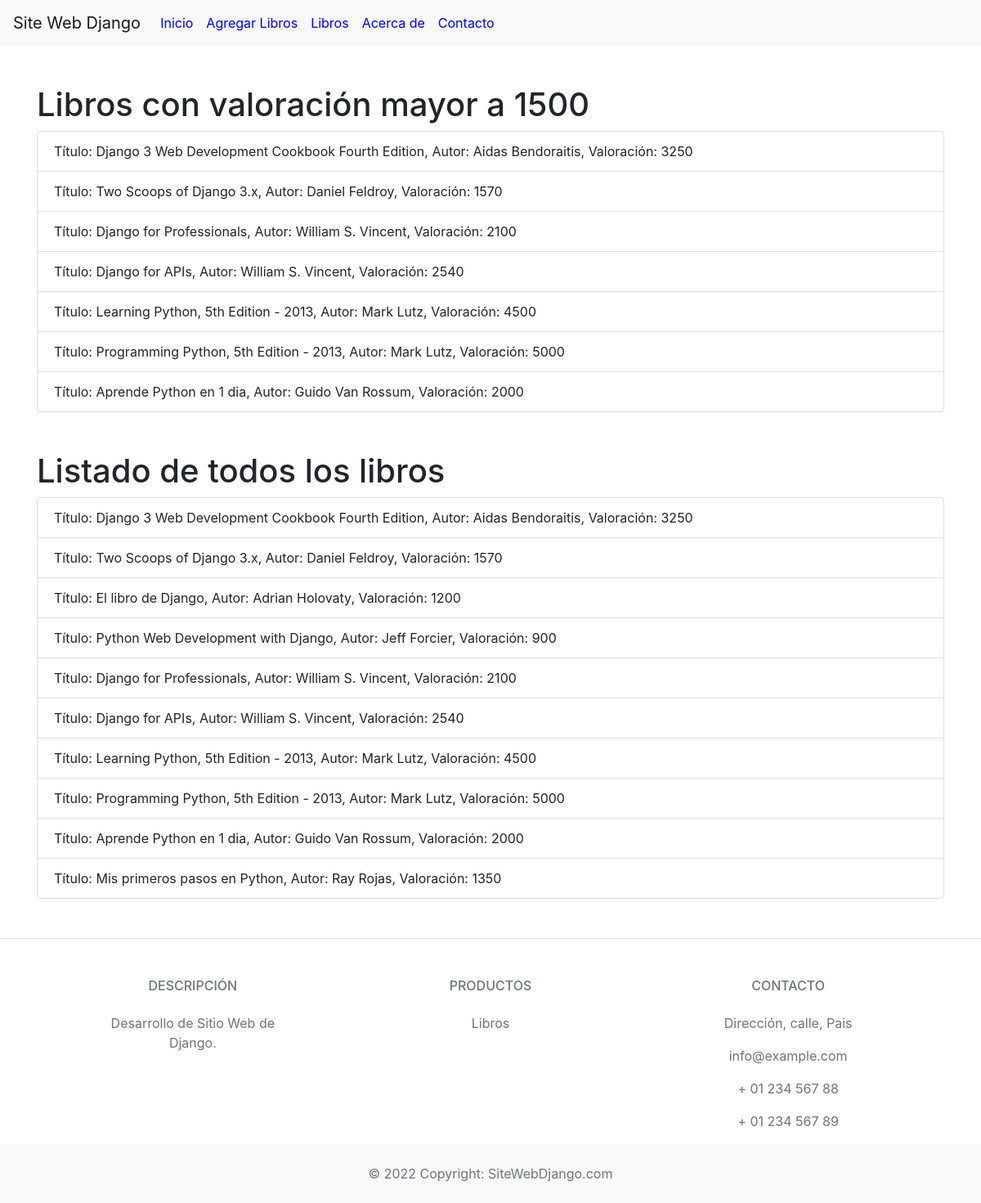
The app's page /listbook/ with its own data.
### mi_valor/models.py (models this page shows, shortened)
class Libro(models.Model):
    titulo = models.CharField(max_length=150)
    autor = models.CharField(max_length=150)
    valoracion = models.IntegerField()
    fecha_creacion = models.DateTimeField(auto_now_add=True)
    fecha_modificacion = models.DateTimeField(auto_now=True)
    class Meta:
        permissions = [
        ("development", "Permiso como Desarrollador"),
        ("scrum_master", "Permiso como Scrum Master"),
        ("product_owner", "Permiso como Product Owner"),
        ]
        verbose_name = "Libro"
        verbose_name_plural = "Libros"

### mi_valor/views.py (the view)
# urls.py: path('listbook/', views.listar_libros, name='listar_libros'),
def listar_libros(request):
    form = BuscarLibroForm(request.GET or None)
    query = request.GET.get('query')
    if query:
        libros = Libro.objects.filter(titulo__icontains=query)
    else:
        libros = Libro.objects.all()
    libros_valoracion_alta = libros.filter(valoracion__gt=1500)
    context = {
        'libros_valoracion_alta': libros_valoracion_alta,
        'libros': libros,
        'form': form, }
    return render(request, 'listbook.html', context)

### mi_valor/templates/listbook.html
{% extends 'layout.html' %}
{% block content %}
<div class="container">
    <h1 class="mt-5">Libros con valoración mayor a 1500</h1>
    <ul class="list-group">
        {% for libro in libros_valoracion_alta %}
            <li class="list-group-item">Título: {{ libro.titulo }}, Autor: {{ libro.autor }}, Valoración: {{ libro.valoracion }}</li>
        {% endfor %}
    </ul>
    <h1 class="mt-5">Listado de todos los libros</h1>
    <ul class="list-group">
        {% for libro in libros %}
            <li class="list-group-item">Título: {{ libro.titulo }}, Autor: {{ libro.autor }}, Valoración: {{ libro.valoracion }}</li>
        {% endfor %}
    </ul>
</div>
{% endblock %}

### records on screen
Libro: titulo "Django 3 Web Development Cookbook Fourth Edition", autor "Aidas Bendoraitis", valoracion "3250"
Libro: titulo "Two Scoops of Django 3.x", autor "Daniel Feldroy", valoracion "1570"
Libro: titulo "Django for Professionals", autor "William S. Vincent", valoracion "2100"
Libro: titulo "Django for APIs", autor "William S. Vincent", valoracion "2540"
Libro: titulo "Learning Python, 5th Edition - 2013", autor "Mark Lutz", valoracion "4500"
Libro: titulo "Programming Python, 5th Edition - 2013", autor "Mark Lutz", valoracion "5000"
Libro: titulo "Aprende Python en 1 dia", autor "Guido Van Rossum", valoracion "2000"
Libro: titulo "El libro de Django", autor "Adrian Holovaty", valoracion "1200"
Libro: titulo "Python Web Development with Django", autor "Jeff Forcier", valoracion "900"
Libro: titulo "Mis primeros pasos en Python", autor "Ray Rojas", valoracion "1350"
